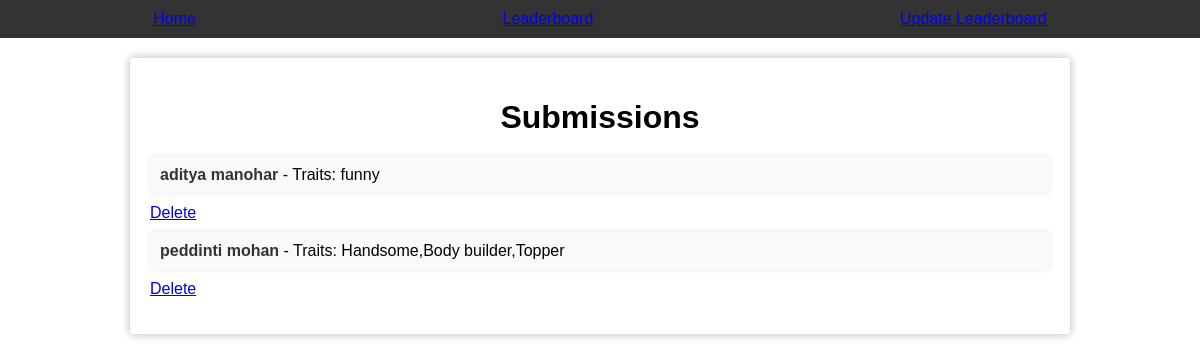
/submissions, run on an earlier commit of the app's database.
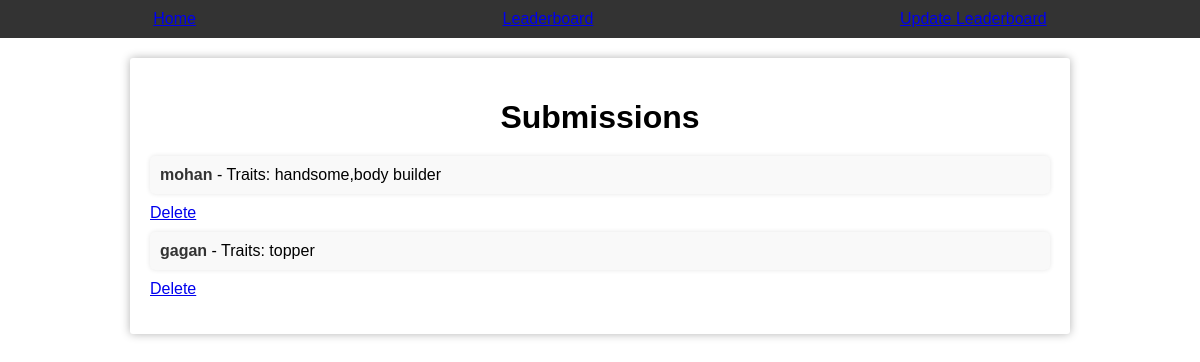
And on a later commit of the database.
### app.py (models this page shows, shortened)
class Submission(db.Model):
    id = db.Column(db.Integer, primary_key=True)
    name = db.Column(db.String(100), nullable=False)
    traits = db.Column(db.String(200), nullable=False)

### app.py (the view)
@app.route('/submissions')
def submissions():
    submissions = Submission.query.all()
    return render_template('submissions.html', submissions=submissions)

### templates/submissions.html (shortened to what this page needs)
<!DOCTYPE html>
<html lang="en">
<head>
    <link rel="stylesheet" href="{{ url_for('static', filename='style.css') }}">
</head>
<body>
    <header>
        <nav>
            <a href="/">Home</a>
            <a href="/leaderboard">Leaderboard</a>
            <a href="/update_leaderboard">Update Leaderboard</a>
        </nav>
    </header>
    <main>
        <h1>Submissions</h1>
        <ul class="leaderboard-list">
            {% for submission in submissions %}
            <li>
                <strong>{{ submission.name }}</strong> - Traits: {{ submission.traits }}
            </li>
            <a href="{{ url_for('delete_submission', id=submission.id) }}">Delete</a>
            {% endfor %}
        </ul>
    </main>
</body>
</html>

What changed in the data, as far as the page shows it:
removed Submission: name "aditya manohar", traits "funny"
removed Submission: name "peddinti mohan", traits "Handsome,Body builder,Topper"
added Submission: name "mohan", traits "handsome,body builder"
added Submission: name "gagan", traits "topper"
